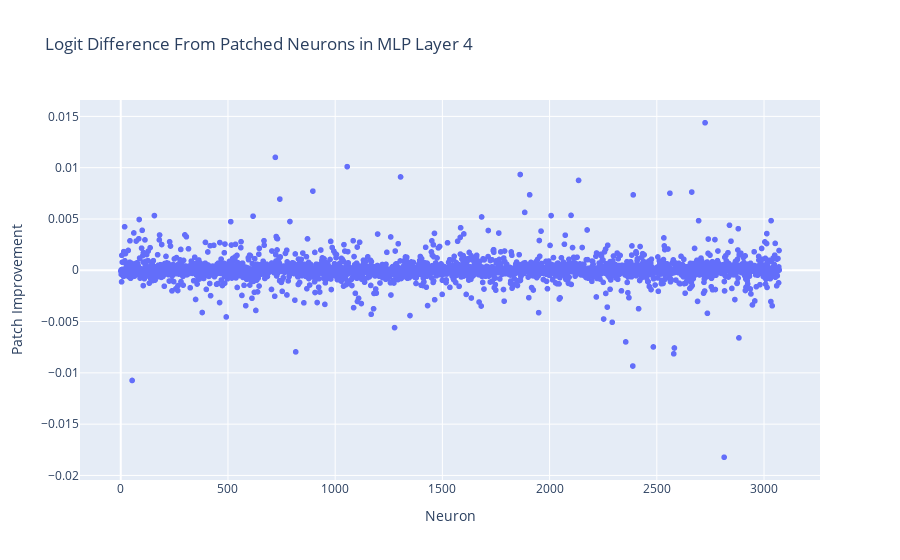

The code cell stored with this chart in its notebook:
### Markdown cell above
Let's explore the middle MLP layers of the model (4, 5, 6 and 7)!

### Code cell
plot_patched_neurons(4)

### Figure 1 — Plotly figure (JSON) as saved in the notebook; plotly's stock layout.template omitted (floating-point values rounded to 4 significant figures; data arrays with more than 128 entries replaced by an {"elided": "..."} marker saying what was removed)
{"data": [{"hovertemplate": "Neuron=%{x}<br>Patch Improvement=%{y}<extra></extra>", "legendgroup": "", "marker": {"color": "#636efa", "symbol": "circle"}, "mode": "markers", "name": "", "showlegend": false, "type": "scattergl", "x": {"elided": "3072 int values"}, "xaxis": "x", "y": {"elided": "3072 float values"}, "yaxis": "y"}], "layout": {"legend": {"tracegroupgap": 0}, "title": {"text": "Logit Difference From Patched Neurons in MLP Layer 4"}, "xaxis": {"anchor": "y", "domain": [0, 1], "title": {"text": "Neuron"}}, "yaxis": {"anchor": "x", "domain": [0, 1], "title": {"text": "Patch Improvement"}}}}
